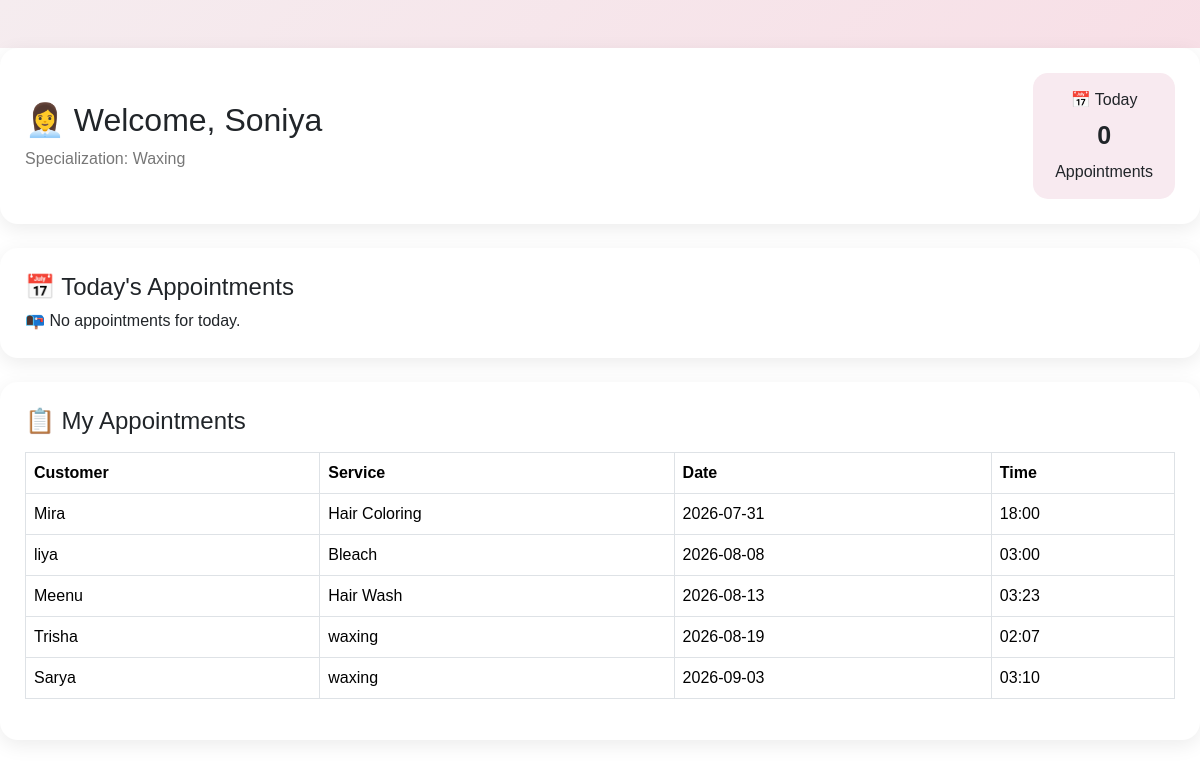
The page /staff_dashboard/5 (signed in) on the database its author committed.
### models.py (models this page shows)
class Staff(db.Model):
    id = db.Column(db.Integer, primary_key=True)
    name = db.Column(db.String(100), nullable=False)
    phone = db.Column(db.String(15), nullable=False)
    gender = db.Column(db.String(10), nullable=True)
    specialization = db.Column(db.String(100), nullable=False)
    available = db.Column(db.String(10),nullable=False)

class Appointment(db.Model):
    id = db.Column(db.Integer, primary_key=True)
    customer_name = db.Column(db.String(100), nullable=False)
    customer_gender = db.Column(db.String(10), nullable=True)
    customer_address = db.Column(db.String(200), nullable=True)
    service_name = db.Column(db.String(100), nullable=False)
    staff_name = db.Column(db.String(100), nullable=False)
    appointment_date = db.Column(db.String(20), nullable=False)
    appointment_time = db.Column(db.String(20), nullable=False)
    status = db.Column(db.String(20), default="Booked")

### app.py (the view)
@app.route('/staff_dashboard/<int:staff_id>')
def staff_dashboard(staff_id):
    staff = Staff.query.get_or_404(staff_id)
    today = datetime.now().strftime("%Y-%m-%d")
    appointments = Appointment.query.filter_by(
        staff_name=staff.name,
        appointment_date=today
    ).all()
    my_appointments = Appointment.query.filter_by(
        staff_name=staff.name
    ).order_by(
        Appointment.appointment_date,
        Appointment.appointment_time
    ).all()
    return render_template(
        "staff_dashboard.html",
        staff=staff,
        appointments=appointments,
        my_appointments=my_appointments
    )

### templates/staff_dashboard.html
{% extends "base.html" %}
{% block content %}
<div class="container mt-5">
    <div class="staff-header">
        <div>
            <h2>👩‍💼 Welcome, {{ staff.name }}</h2>
            <p>Specialization: {{ staff.specialization }}</p>
        </div>
        <div class="today-box">
            📅 Today
            <strong>{{ appointments|length }}</strong>
            Appointments
        </div>
    </div>
    <div class="dashboard-card mt-4">
        <h4>📅 Today's Appointments</h4>
        {% if appointments %}
        <div class="table-responsive mt-3">
            <table class="table table-bordered">
                <thead>
                    <tr>
                        <th>Customer</th>
                        <th>Service</th>
                        <th>Time</th>
                        <th>Status</th>
                        <th>Action</th>
                    </tr>
                </thead>
                <tbody>
                    {% for appointment in appointments %}
                    <tr>
                        <td>{{ appointment.customer_name }}</td>
                        <td>{{ appointment.service_name }}</td>
                        <td>{{ appointment.appointment_time }}</td>
                        <td>
                            <span class="status-badge">
                                {{ appointment.status }}
                            </span>
                        </td>
                        <td>
                            {% if appointment.status != "Completed" %}
                            <form method="POST"
                            action="{{ url_for('complete_appointment', appointment_id=appointment.id) }}">
                             <button type="submit"
                             class="complete-btn">
                                Complete
                            </button>
                        </form>
                        {% else %}
                        <span class="status-badge"> Completed</span>
                        {% endif %}
                        </td>
                    </tr>
                    {% endfor %}
                </tbody>
            </table>
        </div>
        {% else %}
        <div class="no-appointment">
            📭 No appointments for today.
        </div>
        {% endif %}
    </div>
<div class="dashboard-card mt-4">
    <h4>📋 My Appointments</h4>
    {% if my_appointments %}
    <div class="table-responsive mt-3">
        <table class="table table-bordered">
            <thead>
                <tr>
                    <th>Customer</th>
                    <th>Service</th>
                    <th>Date</th>
                    <th>Time</th>
                </tr>
            </thead>
            <tbody>
                {% for appointment in my_appointments %}
                <tr>
                    <td>{{ appointment.customer_name }}</td>
                    <td>{{ appointment.service_name }}</td>
                    <td>{{ appointment.appointment_date }}</td>
                    <td>{{ appointment.appointment_time }}</td>
                </tr>
                {% endfor %}
            </tbody>
        </table>
    </div>
    {% else %}
    <div class="no-appointment">
        📭 No appointments found.
    </div>
    {% endif %}
   </div>
</div>
{% endblock %}

### static/css/style.css (style rules this page uses)
* { margin:0; padding:0; box-sizing:border-box; font-family:'Poppins',sans-serif; }
body { background:linear-gradient(135deg,#aa768b,#d9b5ef,#aecef4); min-height:100vh; }
body { font-family:'Poppins',sans-serif; background:#424142; }
body { background:linear-gradient(135deg,#fb9fc4,#fff5f8); font-family:'Poppins',sans-serif; }
html, body { background:linear-gradient(135deg,#f5ecef,#f9d7e1); font-family:'Poppins',sans-serif; margin:0; padding:0; width:100%; height:100%; }
main.container, .container { max-width: 100% !important; width:100% !important; padding-left: 0 !important; padding-right: 0 !important; }
html,body { margin:0; padding:0; width:100%; height:100%; }
body { background:#f58ebf; }
.staff-header { background: white; padding: 25px; border-radius: 18px; display: flex; justify-content: space-between; align-items: center; box-shadow: 0 5px 20px rgba(0,0,0,0.08); }
.staff-header h2 { margin-bottom: 8px; }
.staff-header p { margin: 0; color: #777; }
.today-box { background: #f8eaf0; padding: 15px 22px; border-radius: 15px; text-align: center; }
.today-box strong { display: block; font-size: 25px; margin: 5px; }
.dashboard-card { background: white; padding: 25px; border-radius: 18px; box-shadow: 0 5px 20px rgba(0,0,0,0.08); }

### rows shown on the page
Staff: name "Soniya", specialization "Waxing"
Appointment: customer_name "Mira", service_name "Hair Coloring", appointment_date "2026-07-31", appointment_time "18:00"
Appointment: customer_name "liya", service_name "Bleach", appointment_date "2026-08-08", appointment_time "03:00"
Appointment: customer_name "Meenu", service_name "Hair Wash", appointment_date "2026-08-13", appointment_time "03:23"
Appointment: customer_name "Trisha", service_name "waxing", appointment_date "2026-08-19", appointment_time "02:07"
Appointment: customer_name "Sarya", service_name "waxing", appointment_date "2026-09-03", appointment_time "03:10"

### other values the page prints
{{ appointments|length }} "0"
